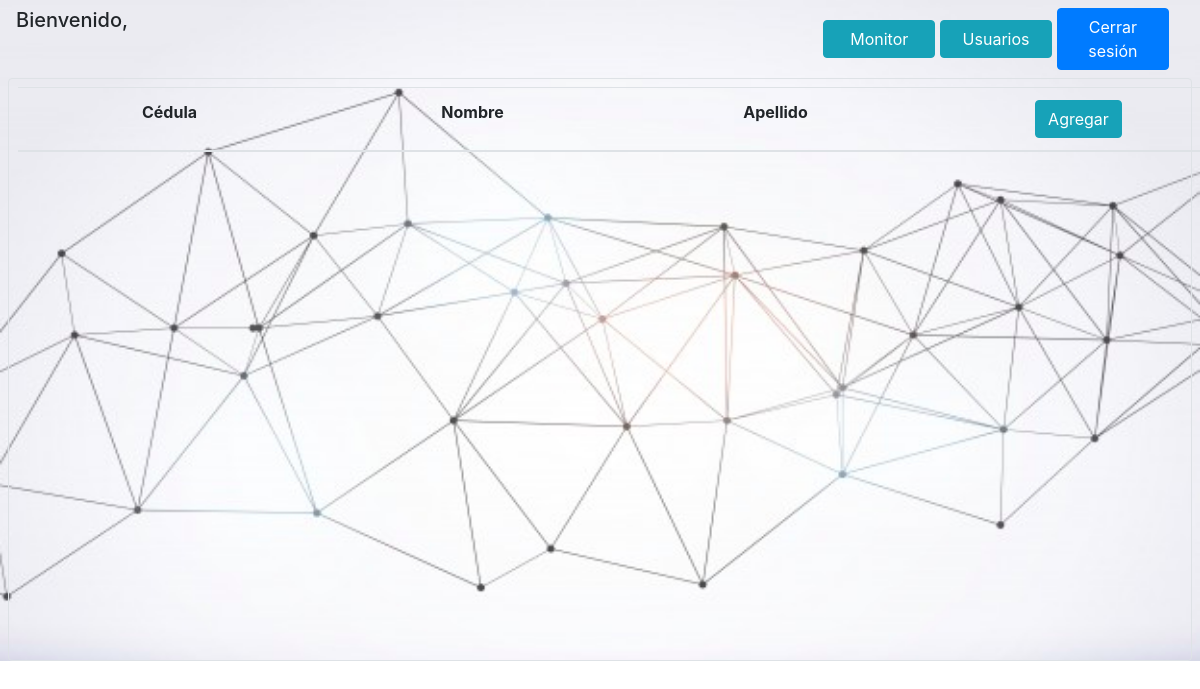
/administracion/pacientes (signed in), run on an earlier commit of the app's database.
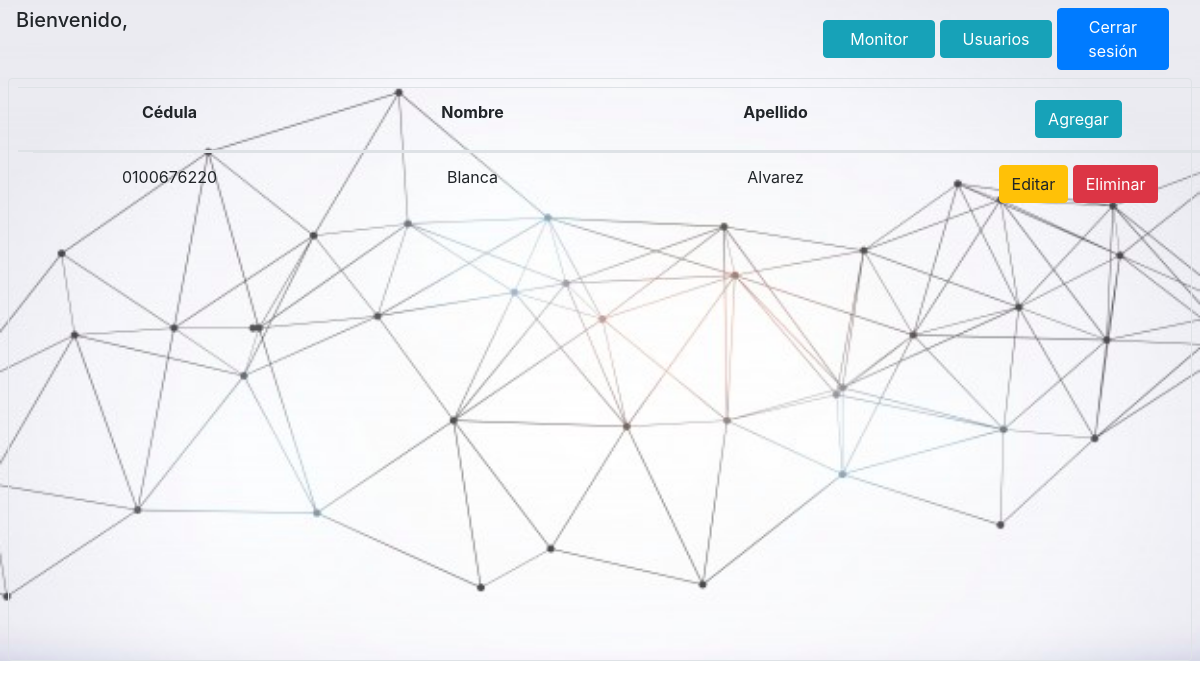
And on a later commit of the database.
### monitor/models.py (models this page shows, shortened)
class Persona(models.Model):
    cedula = models.TextField(max_length=10, unique=True)
    nombre = models.TextField(max_length=50)
    apellido = models.TextField(max_length=50)

### monitor/views.py (the view)
# urls.py: path('administracion/pacientes', views.pacientes),
def pacientes(request):
    try:
        if request.session['usuario_autenticado'] is not None:
            html = loader.get_template('monitor/pacientes.html')
            resultado = Usuario.objects.select_related().all()
            usuarios = [usuario.persona.cedula for usuario in resultado]
            pacientes = Persona.objects.exclude(cedula__in=usuarios)
            contexto = {
                'usuario_autenticado': request.session['usuario_autenticado'],
                'pacientes': pacientes
            }
            return HttpResponse(html.render(contexto, request))
        else:
            return redirect('/')
    except Exception as e:
        print(e)

### monitor/templates/monitor/pacientes.html (shortened to what this page needs)
<!DOCTYPE html>
<html lang="es">
     <head>
          {% load static %}
          {% load bootstrap4 %}
          {% bootstrap_css %}
          <link rel="stylesheet" type="text/css" href="{% static 'monitor/css/monitor.css' %}">
     </head>
     <body class="fondo">
          <div class="mx-2">
               <div class="row my-2 mr-2">
                    <h5 class="col ml-2">
                         Bienvenido, {{usuario_autenticado.persona.nombre}} {{usuario_autenticado.persona.apellido}}
                    </h5>
                    <div class="col" align="right">
                         <a class="btn btn-info text-center"
                            href="/administracion"
                            style="width:20%" role="button">Monitor
                         </a>
                         <a class="btn btn-info text-center"
                            href="/administracion/usuarios"
                            style="width:20%" role="button">Usuarios
                         </a>
                         <a class="btn btn-primary text-center"
                            href="/logout"
                            style="width:20%" role="button">Cerrar sesión
                         </a>
                    </div>
               </div>
               <div class="border rounded">
                    <table class="table table-wrapper vertical-scroll mx-4 my-2">
                         <thead>
                              <tr class="row justify-content-center text-center">
                                   <th class="col">Cédula</th>
                                   <th class="col">Nombre</th>
                                   <th class="col">Apellido</th>
                                   <th class="col">
                                        <a class="btn btn-info text-center"
                                           href="/administracion/usuarios/agregar"
                                           role="button">Agregar
                                        </a>
                                   </th>
                              </tr>
                         </thead>
                         <tbody style="height: 500px;">
                              {% if pacientes %}
                                   {% for paciente in pacientes %}
                                        <tr class="row justify-content-center text-center">
                                             <td class="col">{{paciente.cedula}}</td>
                                             <td class="col">{{paciente.nombre}}</td>
                                             <td class="col">{{paciente.apellido}}</td>
                                             <td class="col">
                                                  <a class="btn btn-warning text-center"
                                                     href="/administracion/usuarios/editar/{{usuario.id}}"
                                                     role="button">Editar
                                                  </a>
                                                  <button class="btn btn-danger text-center"
                                                          type="button" data-toggle="modal"
                                                          data-target="#confirmacion">Eliminar
                                                  </button>
                                             </td>
                                        </tr>
                                   {% endfor %}
                              {% endif %}
                         </tbody>
                    </table>
               </div>
          </div>
     </body>
</html>

What changed in the data, as far as the page shows it:
added Persona: cedula "0100676220", nombre "Blanca", apellido "Alvarez"
